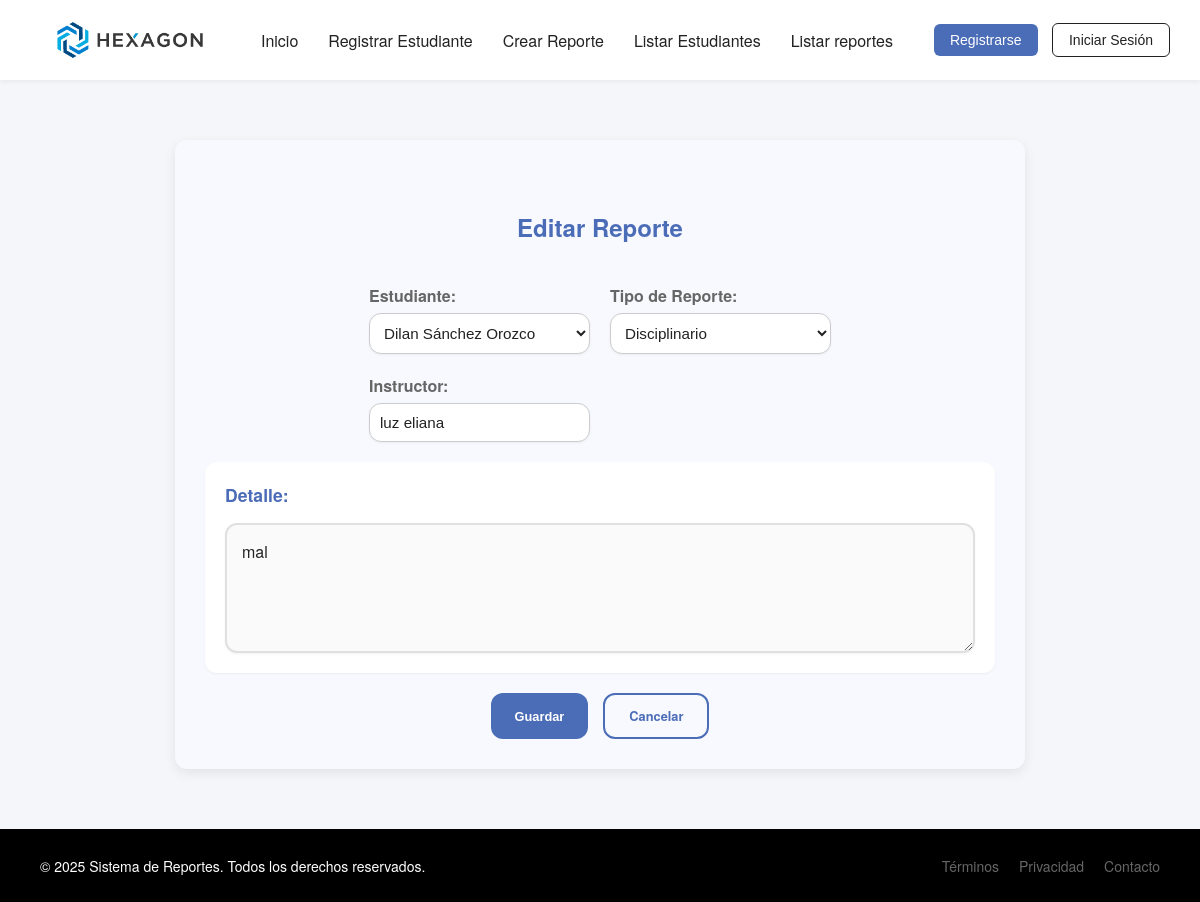
Page /editarReporte/3 on the committed database.
### estudiantes/models.py (models this page shows, shortened)
class Reporte(models.Model):
    TIPO_REPORTE = [('Académico', 'Académico'), ('Disciplinario', 'Disciplinario')]
    estudiante = models.ForeignKey(Estudiante, on_delete=models.CASCADE)
    tipo = models.CharField(max_length=20, choices=TIPO_REPORTE)
    detalle = models.TextField()
    fecha = models.DateTimeField(auto_now_add=True)
    instructor = models.CharField(max_length=100)

class Estudiante(models.Model):
    TIPO_DOC = [('CC', 'Cédula'), ('TI', 'Tarjeta de Identidad')]
    nombre = models.CharField(max_length=100)
    apellido = models.CharField(max_length=100)
    tipo_documento = models.CharField(max_length=2, choices=TIPO_DOC)
    numero_documento = models.CharField(max_length=20)
    telefono = models.CharField(max_length=15)
    correo = models.EmailField()
    ficha = models.CharField(max_length=10)
    programa = models.CharField(max_length=100)
    horario = models.CharField(max_length=50)

### estudiantes/views.py (the view, shortened to what this page needs)
# urls.py: path('editarReporte/<int:reporte_id>',views.editar_reporte, name='editar_reporte' ),
def editar_reporte(request, reporte_id):
    reporte = Reporte.objects.get(id=reporte_id)
    estudiantes = Estudiante.objects.all()
    return render(request, 'editar_reporte.html', {
        'reporte': reporte,
        'estudiantes': estudiantes  # Agregar esto para el formulario
    })

### estudiantes/templates/editar_reporte.html (shortened to what this page needs)
{% extends 'base.html' %}
{% block content %}
<div class="container-form">
    <h2>Editar Reporte</h2>
    <form method="post">
        <div class="form-grid">
            <div class="form-group">
                <label>Estudiante:</label>
                <select name="estudiante">
                    {% for estudiante in estudiantes %}
                    <option value="{{ estudiante.id }}"
                            {% if estudiante.id == reporte.estudiante.id %}selected{% endif %}>
                        {{ estudiante.nombre }} {{ estudiante.apellido }}
                    </option>
                    {% endfor %}
                </select>
            </div>
            <div class="form-group">
                <label>Tipo de Reporte:</label>
                <select name="tipo">
                    <option value="Disciplinario" {% if reporte.tipo == "Disciplinario" %}selected{% endif %}>
                        Disciplinario
                    </option>
                </select>
            </div>
            <div class="form-group">
                <label>Instructor:</label>
                <input type="text" name="instructor" value="{{ reporte.instructor }}">
            </div>
        </div>
        <div class="detalle-section">
            <div class="form-group">
                <label>Detalle:</label>
                <textarea name="detalle" rows="4" placeholder="Describe aquí los detalles del reporte...">{{ reporte.detalle }}</textarea>
            </div>
        </div>
        <div class="btn-container">
            <button type="submit" class="btn-submit">Guardar</button>
            <a href="{% url 'listado_reportes' %}" class="btn-cancel">Cancelar</a>
        </div>
    </form>
</div>
{% endblock %}

### static/css/estilos.css (style rules this page uses)
* { margin: 0; padding: 0; box-sizing: border-box; }
:root { --color-primary: #4b6cb7; --color-secondary: #182848; --color-white: #ffffff; --color-black: #000000; --color-text: #222; --color-muted: #666; --color-background: #f4f6fa; --color-accent: #f8f9ff; --border-radius: 12px; --shadow-subtle: 0 1px 3px rgba(0, 0, 0, 0.05); --shadow-medium: 0 4px 12px rgba(0, 0, 0, 0.08); }
html, body { height: 100%; }
body { font-family: 'Helvetica Neue', Helvetica, Arial, sans-serif; background-color: var(--color-background); color: var(--color-text); display: flex; flex-direction: column; min-height: 100vh; }
.container-form { max-width: 850px; margin: 40px auto; padding: 30px; background-color: var(--color-accent); border-radius: var(--border-radius); box-shadow: var(--shadow-medium); }
.container-form h2 { text-align: center; color: var(--color-primary); margin-bottom: 30px; }
form { display: flex; flex-direction: column; align-items: center; }
.form-grid { display: grid; grid-template-columns: 1fr 1fr; gap: 20px; margin-top: 10px; }
.form-group { display: flex; flex-direction: column; gap: 6px; }
label { color: var(--color-muted); font-weight: 600; }
input, select { padding: 10px; font-size: 0.95rem; border: 1px solid #ccc; background-color: var(--color-white); color: var(--color-text); border-radius: var(--border-radius); box-shadow: var(--shadow-subtle); transition: border 0.2s, box-shadow 0.2s; }
textarea { padding: 10px; font-size: 0.95rem; border: 1px solid #ccc; background-color: var(--color-white); color: var(--color-text); border-radius: var(--border-radius); box-shadow: var(--shadow-subtle); transition: border 0.2s, box-shadow 0.2s; resize: vertical; font-family: inherit; }
.detalle-section { width: 100%; margin-top: 20px; padding: 20px; background-color: var(--color-white); border-radius: var(--border-radius); box-shadow: var(--shadow-subtle); }
.detalle-section label { font-size: 1.1rem; color: var(--color-primary); margin-bottom: 10px; display: block; }
.detalle-section textarea { width: 100%; min-height: 120px; padding: 15px; font-size: 1rem; line-height: 1.5; border: 2px solid #e0e0e0; border-radius: var(--border-radius); background-color: #fafafa; resize: vertical; transition: all 0.3s ease; }
.detalle-section textarea::placeholder { color: #999; font-style: italic; }
.btn-container { display: flex; gap: 15px; margin-top: 20px; justify-content: center; }
.btn-submit { margin-top: 0; padding: 12px 24px; background-color: var(--color-primary); color: var(--color-white); font-weight: 600; border: none; border-radius: var(--border-radius); cursor: pointer; transition: background-color 0.3s ease; font-size: 0.8rem; }
.btn-cancel { padding: 12px 24px; background-color: transparent; color: var(--color-primary); font-weight: 600; border: 2px solid var(--color-primary); border-radius: var(--border-radius); text-decoration: none; cursor: pointer; transition: background-color 0.3s ease; display: inline-block; text-align: center; font-size: 0.8rem; }
h2 { text-align: center; margin-top: 40px; color: var(--color-secondary); }

### rows in the picture
Reporte: estudiante "Dilan Sánchez Orozco", tipo "Disciplinario", instructor "luz eliana", detalle "mal"
